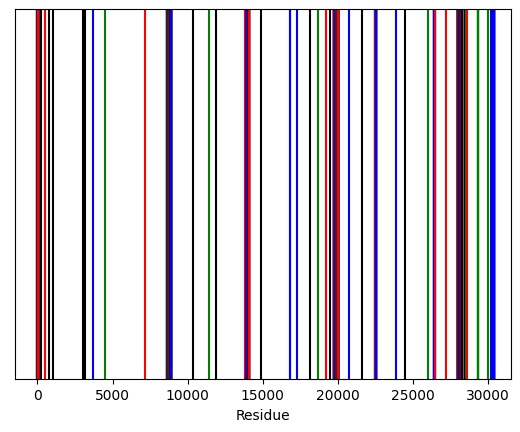

The Python source for this figure:
#!/usr/bin/env python3
# author : Andrew Smith
# date : 120220 @ 00:48
# file : analyze.py
# description : base script along with plotting fig 4, which is fig 2 but different residues in the reference are different colors
import sys
from tqdm import tqdm
from Bio import AlignIO
import matplotlib.pyplot as plt
if(len(sys.argv)!=2):
    print("Usage : ./analyze.py <infile>")
    sys.exit()

infile = sys.argv[1]
alignment = AlignIO.read(infile,"fasta")
parent = alignment._records[0]

num_muts = []
perc_muts = []
for i in tqdm(range(len(parent.seq))):
    num_muts.append(0)
    for record in alignment._records[1:]:
        if(parent.seq[i]!=record.seq[i]):
            num_muts[i]+=1
    perc_muts.append(num_muts[i]/len(alignment._records[1:])*100)
snps = [i for i,perc_mut in enumerate(perc_muts) if perc_mut>5]
## Fig 4
plt.yticks([])
plt.xlabel("Residue")
colors = {
        "A":"b",
        "T":"r",
        "G":"g",
        "C":"black"
        }
for snp in snps:
    plt.axvline(snp,color=colors[parent.seq[snp]])
plt.savefig("fig4.jpg",dpi=100,bbox_inches='tight')
plt.show()
